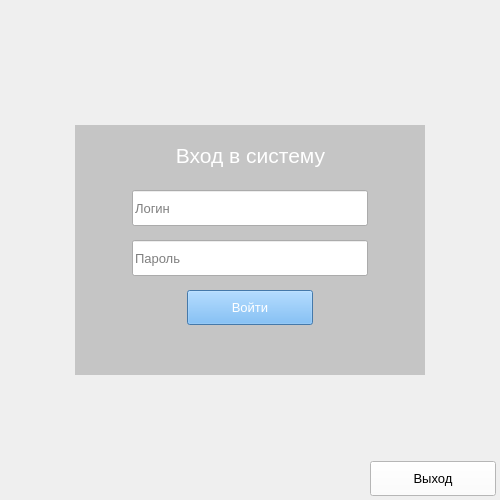
<?xml version="1.0" encoding="UTF-8"?>
<ui version="4.0">
 <class>loginWindow</class>
 <widget class="QMainWindow" name="loginWindow">
  <property name="geometry">
   <rect>
    <x>0</x>
    <y>0</y>
    <width>500</width>
    <height>500</height>
   </rect>
  </property>
  <property name="minimumSize">
   <size>
    <width>500</width>
    <height>500</height>
   </size>
  </property>
  <property name="maximumSize">
   <size>
    <width>500</width>
    <height>500</height>
   </size>
  </property>
  <property name="windowTitle">
   <string>PAS: Вход в систему</string>
  </property>
  <property name="windowIcon">
   <iconset>
    <normaloff>../img/logo.ico</normaloff>../img/logo.ico</iconset>
  </property>
  <widget class="QWidget" name="centralwidget">
   <widget class="QLabel" name="bgLabel">
    <property name="geometry">
     <rect>
      <x>0</x>
      <y>0</y>
      <width>500</width>
      <height>500</height>
     </rect>
    </property>
    <property name="minimumSize">
     <size>
      <width>500</width>
      <height>500</height>
     </size>
    </property>
    <property name="maximumSize">
     <size>
      <width>500</width>
      <height>500</height>
     </size>
    </property>
    <property name="font">
     <font>
      <family>Onyx</family>
      <pointsize>10</pointsize>
     </font>
    </property>
    <property name="styleSheet">
     <string notr="true">background-image: url(:/image/img/logo.jpg);</string>
    </property>
    <property name="text">
     <string/>
    </property>
   </widget>
   <widget class="QLabel" name="blurLabel">
    <property name="geometry">
     <rect>
      <x>75</x>
      <y>125</y>
      <width>350</width>
      <height>250</height>
     </rect>
    </property>
    <property name="styleSheet">
     <string notr="true">background-image: url(:/image/img/logo_blur.jpg);

</string>
    </property>
    <property name="text">
     <string/>
    </property>
   </widget>
   <widget class="QLabel" name="padLabel">
    <property name="geometry">
     <rect>
      <x>75</x>
      <y>125</y>
      <width>350</width>
      <height>250</height>
     </rect>
    </property>
    <property name="styleSheet">
     <string notr="true">background-color: rgba(0, 0, 0, 45);


</string>
    </property>
    <property name="text">
     <string/>
    </property>
    <property name="margin">
     <number>5</number>
    </property>
   </widget>
   <widget class="QPushButton" name="loginButton">
    <property name="geometry">
     <rect>
      <x>187</x>
      <y>290</y>
      <width>126</width>
      <height>35</height>
     </rect>
    </property>
    <property name="font">
     <font>
      <family>Segoe UI Historic</family>
      <pointsize>10</pointsize>
     </font>
    </property>
    <property name="cursor">
     <cursorShape>PointingHandCursor</cursorShape>
    </property>
    <property name="styleSheet">
     <string notr="true">background-color: rgb(97, 170, 238);
color: rgb(255, 255, 255);</string>
    </property>
    <property name="text">
     <string>Войти</string>
    </property>
   </widget>
   <widget class="QLineEdit" name="usernameLine">
    <property name="geometry">
     <rect>
      <x>132</x>
      <y>190</y>
      <width>236</width>
      <height>36</height>
     </rect>
    </property>
    <property name="sizePolicy">
     <sizepolicy hsizetype="Expanding" vsizetype="Fixed">
      <horstretch>0</horstretch>
      <verstretch>0</verstretch>
     </sizepolicy>
    </property>
    <property name="sizeIncrement">
     <size>
      <width>0</width>
      <height>0</height>
     </size>
    </property>
    <property name="baseSize">
     <size>
      <width>0</width>
      <height>0</height>
     </size>
    </property>
    <property name="font">
     <font>
      <family>Segoe UI Historic</family>
      <pointsize>10</pointsize>
     </font>
    </property>
    <property name="contextMenuPolicy">
     <enum>Qt::DefaultContextMenu</enum>
    </property>
    <property name="whatsThis">
     <string/>
    </property>
    <property name="text">
     <string/>
    </property>
    <property name="maxLength">
     <number>24</number>
    </property>
    <property name="dragEnabled">
     <bool>false</bool>
    </property>
    <property name="placeholderText">
     <string>Логин</string>
    </property>
    <property name="clearButtonEnabled">
     <bool>true</bool>
    </property>
   </widget>
   <widget class="QLineEdit" name="passwordLine">
    <property name="geometry">
     <rect>
      <x>132</x>
      <y>240</y>
      <width>236</width>
      <height>36</height>
     </rect>
    </property>
    <property name="font">
     <font>
      <family>Segoe UI Historic</family>
      <pointsize>10</pointsize>
     </font>
    </property>
    <property name="text">
     <string/>
    </property>
    <property name="maxLength">
     <number>24</number>
    </property>
    <property name="placeholderText">
     <string>Пароль</string>
    </property>
    <property name="clearButtonEnabled">
     <bool>true</bool>
    </property>
   </widget>
   <widget class="QLabel" name="loginLabel">
    <property name="geometry">
     <rect>
      <x>80</x>
      <y>140</y>
      <width>341</width>
      <height>31</height>
     </rect>
    </property>
    <property name="font">
     <font>
      <family>Segoe UI Historic</family>
      <pointsize>16</pointsize>
     </font>
    </property>
    <property name="styleSheet">
     <string notr="true">color: rgb(255, 255, 255);</string>
    </property>
    <property name="text">
     <string>Вход в систему</string>
    </property>
    <property name="alignment">
     <set>Qt::AlignCenter</set>
    </property>
   </widget>
   <widget class="QPushButton" name="exitButton">
    <property name="geometry">
     <rect>
      <x>370</x>
      <y>461</y>
      <width>126</width>
      <height>35</height>
     </rect>
    </property>
    <property name="font">
     <font>
      <family>Segoe UI Historic</family>
      <pointsize>10</pointsize>
     </font>
    </property>
    <property name="cursor">
     <cursorShape>PointingHandCursor</cursorShape>
    </property>
    <property name="styleSheet">
     <string notr="true">background-color: rgb(255, 255, 255);
</string>
    </property>
    <property name="text">
     <string>Выход</string>
    </property>
   </widget>
  </widget>
 </widget>
 <resources>
  <include location="../qrc/bg.qrc"/>
  <include location="../qrc/blur_bg.qrc"/>
 </resources>
 <connections/>
</ui>
